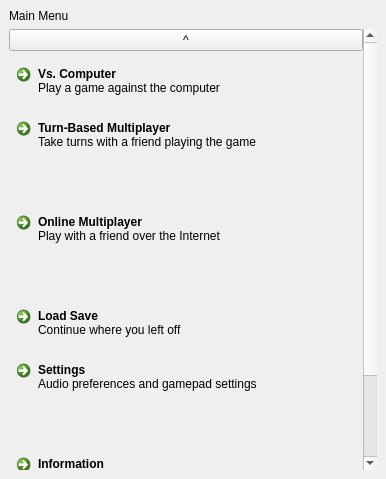
<?xml version="1.0" encoding="UTF-8"?>
<ui version="4.0">
 <class>MainScreen</class>
 <widget class="QWidget" name="MainScreen">
  <property name="geometry">
   <rect>
    <x>0</x>
    <y>0</y>
    <width>386</width>
    <height>479</height>
   </rect>
  </property>
  <property name="windowTitle">
   <string>Form</string>
  </property>
  <layout class="QVBoxLayout" name="verticalLayout_3">
   <property name="spacing">
    <number>0</number>
   </property>
   <property name="leftMargin">
    <number>0</number>
   </property>
   <property name="topMargin">
    <number>0</number>
   </property>
   <property name="rightMargin">
    <number>0</number>
   </property>
   <property name="bottomMargin">
    <number>0</number>
   </property>
   <item>
    <widget class="tStackedWidget" name="pageSwitcher">
     <widget class="QWidget" name="mainMenu">
      <layout class="QVBoxLayout" name="verticalLayout_2">
       <item>
        <widget class="tTitleLabel" name="mainMenuTitle">
         <property name="text">
          <string>Main Menu</string>
         </property>
        </widget>
       </item>
       <item>
        <widget class="QScrollArea" name="scrollArea">
         <property name="frameShape">
          <enum>QFrame::NoFrame</enum>
         </property>
         <property name="widgetResizable">
          <bool>true</bool>
         </property>
         <widget class="QWidget" name="scrollAreaWidgetContents">
          <property name="geometry">
           <rect>
            <x>0</x>
            <y>0</y>
            <width>354</width>
            <height>574</height>
           </rect>
          </property>
          <layout class="QVBoxLayout" name="verticalLayout">
           <property name="leftMargin">
            <number>0</number>
           </property>
           <property name="topMargin">
            <number>0</number>
           </property>
           <property name="rightMargin">
            <number>0</number>
           </property>
           <property name="bottomMargin">
            <number>0</number>
           </property>
           <item>
            <widget class="FocusBarrier" name="AbarrierA">
             <property name="text">
              <string>^</string>
             </property>
            </widget>
           </item>
           <item>
            <widget class="QCommandLinkButton" name="vsComputerButton">
             <property name="text">
              <string>Vs. Computer</string>
             </property>
             <property name="description">
              <string>Play a game against the computer</string>
             </property>
            </widget>
           </item>
           <item>
            <widget class="QCommandLinkButton" name="localMultiplayerButton">
             <property name="text">
              <string>Turn-Based Multiplayer</string>
             </property>
             <property name="description">
              <string>Take turns with a friend playing the game</string>
             </property>
            </widget>
           </item>
           <item>
            <spacer name="verticalSpacer">
             <property name="orientation">
              <enum>Qt::Vertical</enum>
             </property>
             <property name="sizeHint" stdset="0">
              <size>
               <width>20</width>
               <height>40</height>
              </size>
             </property>
            </spacer>
           </item>
           <item>
            <widget class="QCommandLinkButton" name="onlineButton">
             <property name="text">
              <string>Online Multiplayer</string>
             </property>
             <property name="description">
              <string>Play with a friend over the Internet</string>
             </property>
            </widget>
           </item>
           <item>
            <spacer name="verticalSpacer_2">
             <property name="orientation">
              <enum>Qt::Vertical</enum>
             </property>
             <property name="sizeHint" stdset="0">
              <size>
               <width>20</width>
               <height>40</height>
              </size>
             </property>
            </spacer>
           </item>
           <item>
            <widget class="QCommandLinkButton" name="loadSaveButton">
             <property name="text">
              <string>Load Save</string>
             </property>
             <property name="description">
              <string>Continue where you left off</string>
             </property>
            </widget>
           </item>
           <item>
            <widget class="QCommandLinkButton" name="settingsButton">
             <property name="text">
              <string>Settings</string>
             </property>
             <property name="description">
              <string>Audio preferences and gamepad settings</string>
             </property>
            </widget>
           </item>
           <item>
            <spacer name="verticalSpacer_4">
             <property name="orientation">
              <enum>Qt::Vertical</enum>
             </property>
             <property name="sizeHint" stdset="0">
              <size>
               <width>20</width>
               <height>40</height>
              </size>
             </property>
            </spacer>
           </item>
           <item>
            <widget class="QCommandLinkButton" name="infoButton">
             <property name="text">
              <string>Information</string>
             </property>
             <property name="description">
              <string>How to play the game</string>
             </property>
            </widget>
           </item>
           <item>
            <widget class="QCommandLinkButton" name="exitButton">
             <property name="text">
              <string>Exit</string>
             </property>
             <property name="description">
              <string>Quit the game</string>
             </property>
             <property name="type" stdset="0">
              <string>destructive</string>
             </property>
            </widget>
           </item>
           <item>
            <widget class="FocusBarrier" name="AbarrierB">
             <property name="text">
              <string>v</string>
             </property>
            </widget>
           </item>
          </layout>
         </widget>
        </widget>
       </item>
      </layout>
     </widget>
     <widget class="QWidget" name="infoMenu">
      <layout class="QVBoxLayout" name="verticalLayout_6">
       <item>
        <widget class="tTitleLabel" name="infoMenuTitle">
         <property name="text">
          <string>Information</string>
         </property>
        </widget>
       </item>
       <item>
        <widget class="tStackedWidget" name="infoSwitcher">
         <widget class="QWidget" name="infoPageMain">
          <layout class="QVBoxLayout" name="verticalLayout_5">
           <property name="spacing">
            <number>0</number>
           </property>
           <property name="leftMargin">
            <number>0</number>
           </property>
           <property name="topMargin">
            <number>0</number>
           </property>
           <property name="rightMargin">
            <number>0</number>
           </property>
           <property name="bottomMargin">
            <number>0</number>
           </property>
           <item>
            <widget class="QScrollArea" name="scrollArea_2">
             <property name="frameShape">
              <enum>QFrame::NoFrame</enum>
             </property>
             <property name="widgetResizable">
              <bool>true</bool>
             </property>
             <widget class="QWidget" name="scrollAreaWidgetContents_2">
              <property name="geometry">
               <rect>
                <x>0</x>
                <y>0</y>
                <width>368</width>
                <height>427</height>
               </rect>
              </property>
              <layout class="QVBoxLayout" name="verticalLayout_4">
               <item>
                <widget class="FocusBarrier" name="BbarrierA">
                 <property name="text">
                  <string>^</string>
                 </property>
                </widget>
               </item>
               <item>
                <widget class="QCommandLinkButton" name="rulesButton">
                 <property name="text">
                  <string>Rules</string>
                 </property>
                 <property name="description">
                  <string>Rules of the game</string>
                 </property>
                </widget>
               </item>
               <item>
                <widget class="QCommandLinkButton" name="authorsButton">
                 <property name="text">
                  <string>Authors</string>
                 </property>
                 <property name="description">
                  <string>Who did what and who to thank</string>
                 </property>
                </widget>
               </item>
               <item>
                <spacer name="space">
                 <property name="orientation">
                  <enum>Qt::Vertical</enum>
                 </property>
                 <property name="sizeHint" stdset="0">
                  <size>
                   <width>20</width>
                   <height>40</height>
                  </size>
                 </property>
                </spacer>
               </item>
               <item>
                <widget class="FocusBarrier" name="BbarrierB">
                 <property name="text">
                  <string>v</string>
                 </property>
                </widget>
               </item>
              </layout>
             </widget>
            </widget>
           </item>
          </layout>
         </widget>
         <widget class="QWidget" name="infoPageRules">
          <layout class="QVBoxLayout" name="verticalLayout_7">
           <property name="spacing">
            <number>0</number>
           </property>
           <property name="leftMargin">
            <number>6</number>
           </property>
           <property name="topMargin">
            <number>0</number>
           </property>
           <property name="rightMargin">
            <number>6</number>
           </property>
           <property name="bottomMargin">
            <number>0</number>
           </property>
           <item>
            <widget class="QTextBrowser" name="textBrowser">
             <property name="frameShape">
              <enum>QFrame::NoFrame</enum>
             </property>
             <property name="html">
              <string>&lt;!DOCTYPE HTML PUBLIC &quot;-//W3C//DTD HTML 4.0//EN&quot; &quot;http://www.w3.org/TR/REC-html40/strict.dtd&quot;&gt;
&lt;html&gt;&lt;head&gt;&lt;meta name=&quot;qrichtext&quot; content=&quot;1&quot; /&gt;&lt;style type=&quot;text/css&quot;&gt;
p, li { white-space: pre-wrap; }
&lt;/style&gt;&lt;/head&gt;&lt;body style=&quot; font-family:'Arial'; font-size:11pt; font-weight:400; font-style:normal;&quot;&gt;
&lt;p style=&quot; margin-top:0px; margin-bottom:0px; margin-left:0px; margin-right:0px; -qt-block-indent:0; text-indent:0px;&quot;&gt;&lt;span style=&quot; font-size:24pt; font-weight:600;&quot;&gt;Reversi&lt;/span&gt;&lt;/p&gt;
&lt;p style=&quot;-qt-paragraph-type:empty; margin-top:0px; margin-bottom:0px; margin-left:0px; margin-right:0px; -qt-block-indent:0; text-indent:0px; font-size:24pt; font-weight:600;&quot;&gt;&lt;br /&gt;&lt;/p&gt;
&lt;p style=&quot; margin-top:0px; margin-bottom:0px; margin-left:0px; margin-right:0px; -qt-block-indent:0; text-indent:0px;&quot;&gt;&lt;span style=&quot; font-size:12pt;&quot;&gt;Also known as Othello, this game is simply about taking over the opponent's disks (tiles here) and whoever has the most disks of their color wins the game.&lt;/span&gt;&lt;/p&gt;
&lt;p style=&quot;-qt-paragraph-type:empty; margin-top:0px; margin-bottom:0px; margin-left:0px; margin-right:0px; -qt-block-indent:0; text-indent:0px; font-size:12pt;&quot;&gt;&lt;br /&gt;&lt;/p&gt;
&lt;p style=&quot; margin-top:0px; margin-bottom:0px; margin-left:0px; margin-right:0px; -qt-block-indent:0; text-indent:0px;&quot;&gt;&lt;span style=&quot; font-size:16pt; font-weight:600;&quot;&gt;Rules&lt;/span&gt;&lt;/p&gt;
&lt;p style=&quot;-qt-paragraph-type:empty; margin-top:0px; margin-bottom:0px; margin-left:0px; margin-right:0px; -qt-block-indent:0; text-indent:0px; font-size:16pt; font-weight:600;&quot;&gt;&lt;br /&gt;&lt;/p&gt;
&lt;p style=&quot; margin-top:0px; margin-bottom:0px; margin-left:0px; margin-right:0px; -qt-block-indent:0; text-indent:0px;&quot;&gt;&lt;span style=&quot; font-size:12pt;&quot;&gt;You start out with a 2x2 tile with opposing colors in the middle. Dark goes first. Placing a tile which surrounds the other color tile will make all tiles around it the same color&lt;/span&gt;&lt;/p&gt;
&lt;p style=&quot; margin-top:0px; margin-bottom:0px; margin-left:0px; margin-right:0px; -qt-block-indent:0; text-indent:0px;&quot;&gt;&lt;span style=&quot; font-size:12pt;&quot;&gt;(TODO: Add images &amp;amp; explain more)&lt;/span&gt;&lt;/p&gt;&lt;/body&gt;&lt;/html&gt;</string>
             </property>
            </widget>
           </item>
          </layout>
         </widget>
         <widget class="QWidget" name="infoPageAuthors">
          <layout class="QVBoxLayout" name="verticalLayout_8">
           <property name="spacing">
            <number>0</number>
           </property>
           <property name="leftMargin">
            <number>6</number>
           </property>
           <property name="topMargin">
            <number>0</number>
           </property>
           <property name="rightMargin">
            <number>6</number>
           </property>
           <property name="bottomMargin">
            <number>0</number>
           </property>
           <item>
            <widget class="QTextBrowser" name="textBrowser_2">
             <property name="frameShape">
              <enum>QFrame::NoFrame</enum>
             </property>
             <property name="html">
              <string>&lt;!DOCTYPE HTML PUBLIC &quot;-//W3C//DTD HTML 4.0//EN&quot; &quot;http://www.w3.org/TR/REC-html40/strict.dtd&quot;&gt;
&lt;html&gt;&lt;head&gt;&lt;meta name=&quot;qrichtext&quot; content=&quot;1&quot; /&gt;&lt;style type=&quot;text/css&quot;&gt;
p, li { white-space: pre-wrap; }
&lt;/style&gt;&lt;/head&gt;&lt;body style=&quot; font-family:'Arial'; font-size:11pt; font-weight:400; font-style:normal;&quot;&gt;
&lt;p align=&quot;center&quot; style=&quot; margin-top:0px; margin-bottom:0px; margin-left:0px; margin-right:0px; -qt-block-indent:0; text-indent:0px;&quot;&gt;&lt;span style=&quot; font-size:18pt;&quot;&gt;Entertaining Tiles&lt;/span&gt;&lt;/p&gt;
&lt;p align=&quot;center&quot; style=&quot;-qt-paragraph-type:empty; margin-top:0px; margin-bottom:0px; margin-left:0px; margin-right:0px; -qt-block-indent:0; text-indent:0px; font-size:12pt;&quot;&gt;&lt;br /&gt;&lt;/p&gt;
&lt;p align=&quot;center&quot; style=&quot; margin-top:0px; margin-bottom:0px; margin-left:0px; margin-right:0px; -qt-block-indent:0; text-indent:0px;&quot;&gt;&lt;span style=&quot; font-size:12pt;&quot;&gt;Qt application by&lt;/span&gt;&lt;/p&gt;
&lt;p align=&quot;center&quot; style=&quot; margin-top:0px; margin-bottom:0px; margin-left:0px; margin-right:0px; -qt-block-indent:0; text-indent:0px;&quot;&gt;&lt;span style=&quot; font-size:12pt; font-weight:600;&quot;&gt;Zumi&lt;/span&gt;&lt;/p&gt;
&lt;p align=&quot;center&quot; style=&quot;-qt-paragraph-type:empty; margin-top:0px; margin-bottom:0px; margin-left:0px; margin-right:0px; -qt-block-indent:0; text-indent:0px; font-size:12pt; font-weight:600;&quot;&gt;&lt;br /&gt;&lt;/p&gt;
&lt;p align=&quot;center&quot; style=&quot; margin-top:0px; margin-bottom:0px; margin-left:0px; margin-right:0px; -qt-block-indent:0; text-indent:0px;&quot;&gt;&lt;span style=&quot; font-size:12pt;&quot;&gt;Server application by&lt;/span&gt;&lt;/p&gt;
&lt;p align=&quot;center&quot; style=&quot; margin-top:0px; margin-bottom:0px; margin-left:0px; margin-right:0px; -qt-block-indent:0; text-indent:0px;&quot;&gt;&lt;span style=&quot; font-size:12pt; font-weight:600;&quot;&gt;Zumi&lt;/span&gt;&lt;/p&gt;
&lt;p align=&quot;center&quot; style=&quot; margin-top:0px; margin-bottom:0px; margin-left:0px; margin-right:0px; -qt-block-indent:0; text-indent:0px;&quot;&gt;&lt;span style=&quot; font-size:12pt;&quot;&gt;based off the code for Entertaining Mines by&lt;/span&gt;&lt;/p&gt;
&lt;p align=&quot;center&quot; style=&quot; margin-top:0px; margin-bottom:0px; margin-left:0px; margin-right:0px; -qt-block-indent:0; text-indent:0px;&quot;&gt;&lt;span style=&quot; font-size:12pt; font-weight:600;&quot;&gt;Victor Tran&lt;/span&gt;&lt;/p&gt;
&lt;p align=&quot;center&quot; style=&quot;-qt-paragraph-type:empty; margin-top:0px; margin-bottom:0px; margin-left:0px; margin-right:0px; -qt-block-indent:0; text-indent:0px; font-size:12pt; font-weight:600;&quot;&gt;&lt;br /&gt;&lt;/p&gt;
&lt;p align=&quot;center&quot; style=&quot; margin-top:0px; margin-bottom:0px; margin-left:0px; margin-right:0px; -qt-block-indent:0; text-indent:0px;&quot;&gt;&lt;span style=&quot; font-size:12pt;&quot;&gt;Using the Entertaining Games library by&lt;/span&gt;&lt;/p&gt;
&lt;p align=&quot;center&quot; style=&quot; margin-top:0px; margin-bottom:0px; margin-left:0px; margin-right:0px; -qt-block-indent:0; text-indent:0px;&quot;&gt;&lt;span style=&quot; font-size:12pt; font-weight:600;&quot;&gt;Victor Tran&lt;/span&gt;&lt;/p&gt;
&lt;p align=&quot;center&quot; style=&quot;-qt-paragraph-type:empty; margin-top:0px; margin-bottom:0px; margin-left:0px; margin-right:0px; -qt-block-indent:0; text-indent:0px; font-size:12pt; font-weight:600;&quot;&gt;&lt;br /&gt;&lt;/p&gt;
&lt;p align=&quot;center&quot; style=&quot; margin-top:0px; margin-bottom:0px; margin-left:0px; margin-right:0px; -qt-block-indent:0; text-indent:0px;&quot;&gt;&lt;span style=&quot; font-size:12pt;&quot;&gt;Licensed under the terms of the GNU GPL version 3 or above.&lt;/span&gt;&lt;/p&gt;
&lt;p align=&quot;center&quot; style=&quot;-qt-paragraph-type:empty; margin-top:0px; margin-bottom:0px; margin-left:0px; margin-right:0px; -qt-block-indent:0; text-indent:0px; font-size:12pt;&quot;&gt;&lt;br /&gt;&lt;/p&gt;
&lt;p align=&quot;center&quot; style=&quot; margin-top:0px; margin-bottom:0px; margin-left:0px; margin-right:0px; -qt-block-indent:0; text-indent:0px;&quot;&gt;&lt;span style=&quot; font-size:12pt;&quot;&gt;© 2020 Zumi Daxuya&lt;/span&gt;&lt;/p&gt;&lt;/body&gt;&lt;/html&gt;</string>
             </property>
            </widget>
           </item>
          </layout>
         </widget>
        </widget>
       </item>
      </layout>
     </widget>
    </widget>
   </item>
   <item>
    <widget class="GamepadHud" name="gamepadHud" native="true"/>
   </item>
  </layout>
 </widget>
 <customwidgets>
  <customwidget>
   <class>tStackedWidget</class>
   <extends>QStackedWidget</extends>
   <header location="global">tstackedwidget.h</header>
   <container>1</container>
  </customwidget>
  <customwidget>
   <class>GamepadHud</class>
   <extends>QWidget</extends>
   <header location="global">gamepadhud.h</header>
   <container>1</container>
  </customwidget>
  <customwidget>
   <class>FocusBarrier</class>
   <extends>QPushButton</extends>
   <header location="global">focusbarrier.h</header>
  </customwidget>
  <customwidget>
   <class>tTitleLabel</class>
   <extends>QLabel</extends>
   <header location="global">ttitlelabel.h</header>
  </customwidget>
 </customwidgets>
 <resources/>
 <connections/>
</ui>
